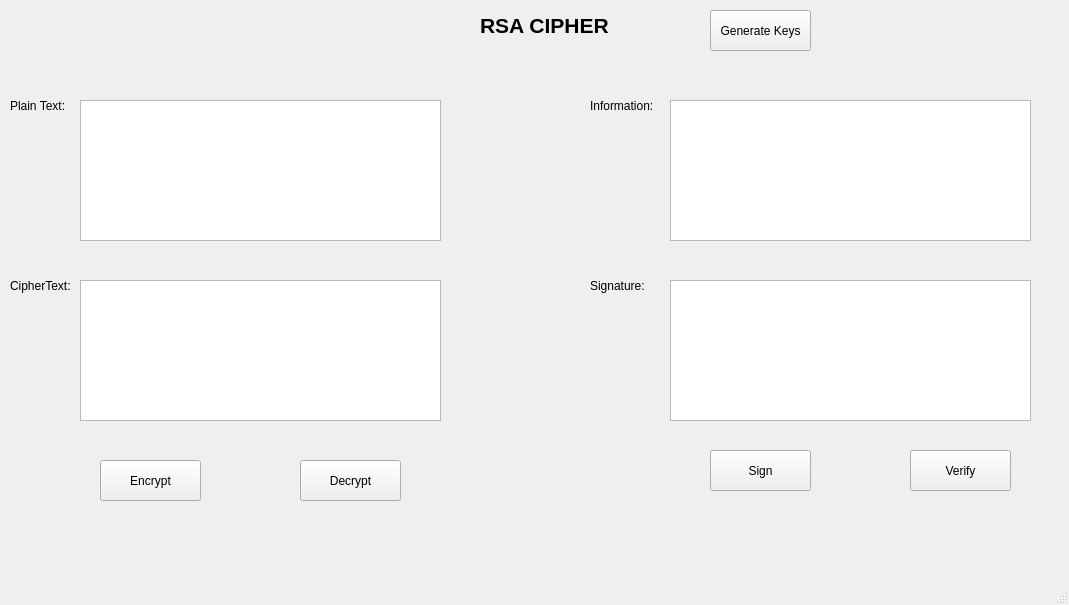
<?xml version="1.0" encoding="UTF-8"?>
<ui version="4.0">
 <class>MainWindow</class>
 <widget class="QMainWindow" name="MainWindow">
  <property name="geometry">
   <rect>
    <x>0</x>
    <y>0</y>
    <width>1069</width>
    <height>605</height>
   </rect>
  </property>
  <property name="windowTitle">
   <string>MainWindow</string>
  </property>
  <widget class="QWidget" name="centralwidget">
   <widget class="QPushButton" name="btnGenerateKeys">
    <property name="geometry">
     <rect>
      <x>710</x>
      <y>10</y>
      <width>101</width>
      <height>41</height>
     </rect>
    </property>
    <property name="text">
     <string>Generate Keys</string>
    </property>
   </widget>
   <widget class="QLabel" name="label">
    <property name="geometry">
     <rect>
      <x>480</x>
      <y>0</y>
      <width>221</width>
      <height>51</height>
     </rect>
    </property>
    <property name="font">
     <font>
      <pointsize>16</pointsize>
      <weight>75</weight>
      <bold>true</bold>
     </font>
    </property>
    <property name="text">
     <string>RSA CIPHER</string>
    </property>
   </widget>
   <widget class="QPushButton" name="btnEncrypt">
    <property name="geometry">
     <rect>
      <x>100</x>
      <y>460</y>
      <width>101</width>
      <height>41</height>
     </rect>
    </property>
    <property name="text">
     <string>Encrypt</string>
    </property>
   </widget>
   <widget class="QPushButton" name="btnVerify">
    <property name="geometry">
     <rect>
      <x>910</x>
      <y>450</y>
      <width>101</width>
      <height>41</height>
     </rect>
    </property>
    <property name="text">
     <string>Verify</string>
    </property>
   </widget>
   <widget class="QPushButton" name="btnSign">
    <property name="geometry">
     <rect>
      <x>710</x>
      <y>450</y>
      <width>101</width>
      <height>41</height>
     </rect>
    </property>
    <property name="text">
     <string>Sign</string>
    </property>
   </widget>
   <widget class="QPushButton" name="btnDecrypt">
    <property name="geometry">
     <rect>
      <x>300</x>
      <y>460</y>
      <width>101</width>
      <height>41</height>
     </rect>
    </property>
    <property name="text">
     <string>Decrypt</string>
    </property>
   </widget>
   <widget class="QLabel" name="label_2">
    <property name="geometry">
     <rect>
      <x>10</x>
      <y>90</y>
      <width>111</width>
      <height>31</height>
     </rect>
    </property>
    <property name="text">
     <string>Plain Text:</string>
    </property>
   </widget>
   <widget class="QLabel" name="label_3">
    <property name="geometry">
     <rect>
      <x>10</x>
      <y>270</y>
      <width>111</width>
      <height>31</height>
     </rect>
    </property>
    <property name="text">
     <string>CipherText:</string>
    </property>
   </widget>
   <widget class="QLabel" name="label_4">
    <property name="geometry">
     <rect>
      <x>590</x>
      <y>270</y>
      <width>111</width>
      <height>31</height>
     </rect>
    </property>
    <property name="text">
     <string>Signature:</string>
    </property>
   </widget>
   <widget class="QLabel" name="label_5">
    <property name="geometry">
     <rect>
      <x>590</x>
      <y>90</y>
      <width>111</width>
      <height>31</height>
     </rect>
    </property>
    <property name="text">
     <string>Information:</string>
    </property>
   </widget>
   <widget class="QTextEdit" name="txtPlainText">
    <property name="geometry">
     <rect>
      <x>80</x>
      <y>100</y>
      <width>361</width>
      <height>141</height>
     </rect>
    </property>
   </widget>
   <widget class="QTextEdit" name="txtCipherText">
    <property name="geometry">
     <rect>
      <x>80</x>
      <y>280</y>
      <width>361</width>
      <height>141</height>
     </rect>
    </property>
   </widget>
   <widget class="QTextEdit" name="txtInformation">
    <property name="geometry">
     <rect>
      <x>670</x>
      <y>100</y>
      <width>361</width>
      <height>141</height>
     </rect>
    </property>
   </widget>
   <widget class="QTextEdit" name="txtSignature">
    <property name="geometry">
     <rect>
      <x>670</x>
      <y>280</y>
      <width>361</width>
      <height>141</height>
     </rect>
    </property>
   </widget>
  </widget>
  <widget class="QMenuBar" name="menubar">
   <property name="geometry">
    <rect>
     <x>0</x>
     <y>0</y>
     <width>1069</width>
     <height>21</height>
    </rect>
   </property>
  </widget>
  <widget class="QStatusBar" name="statusbar"/>
 </widget>
 <resources/>
 <connections/>
</ui>
